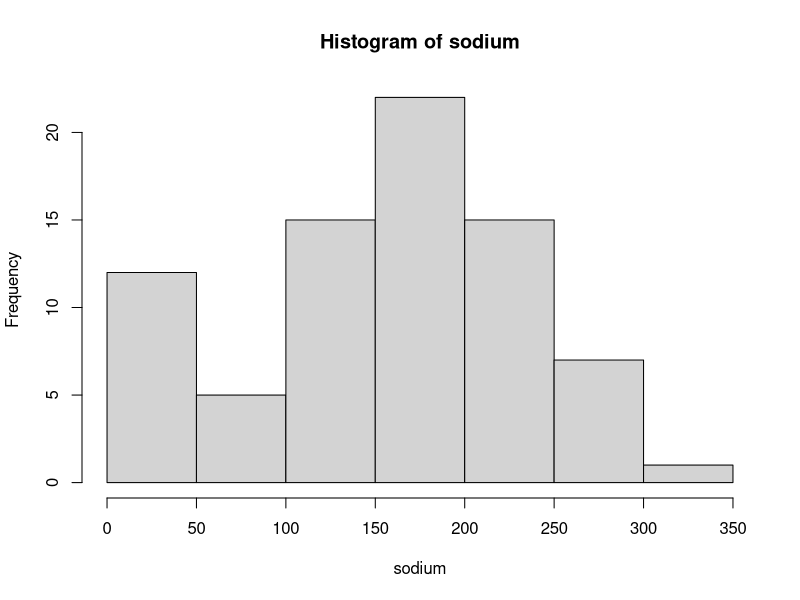
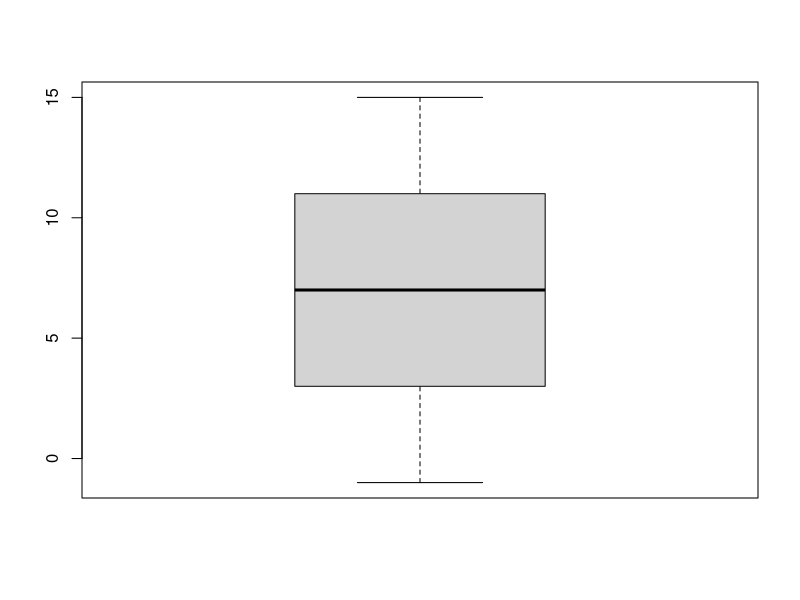
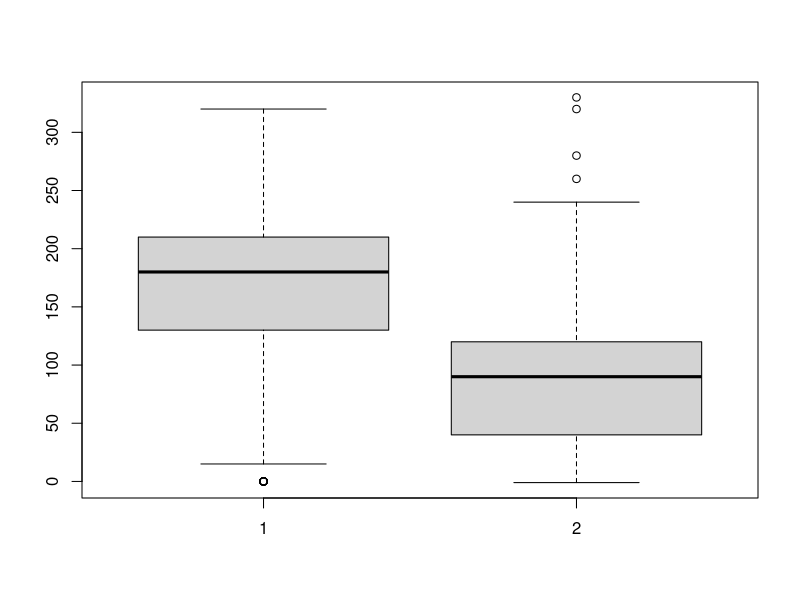
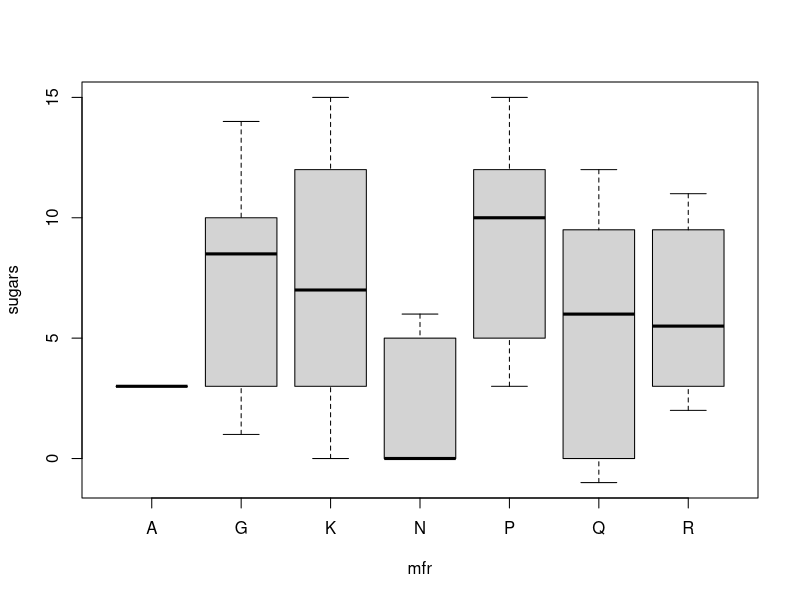
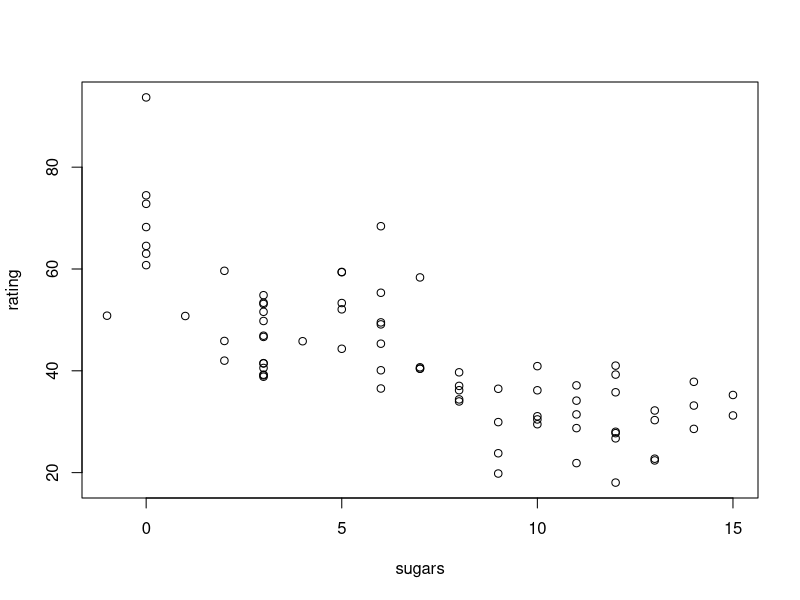
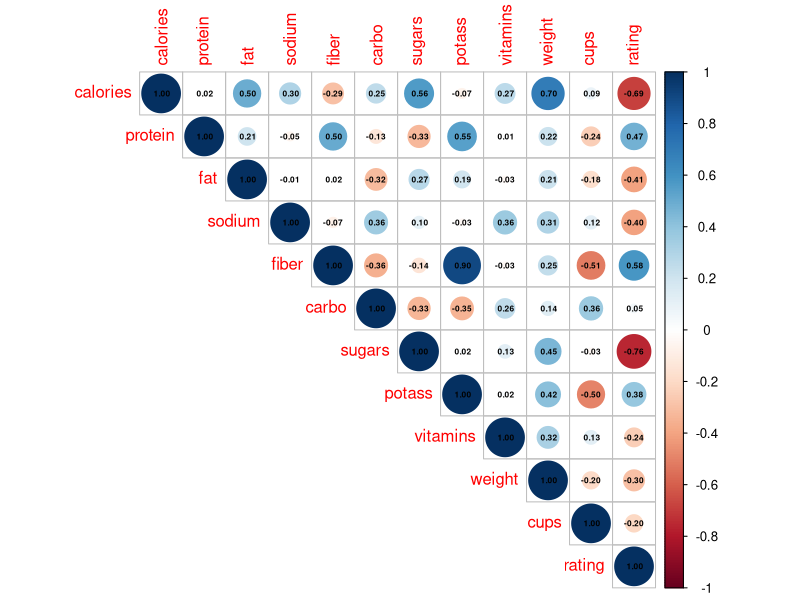
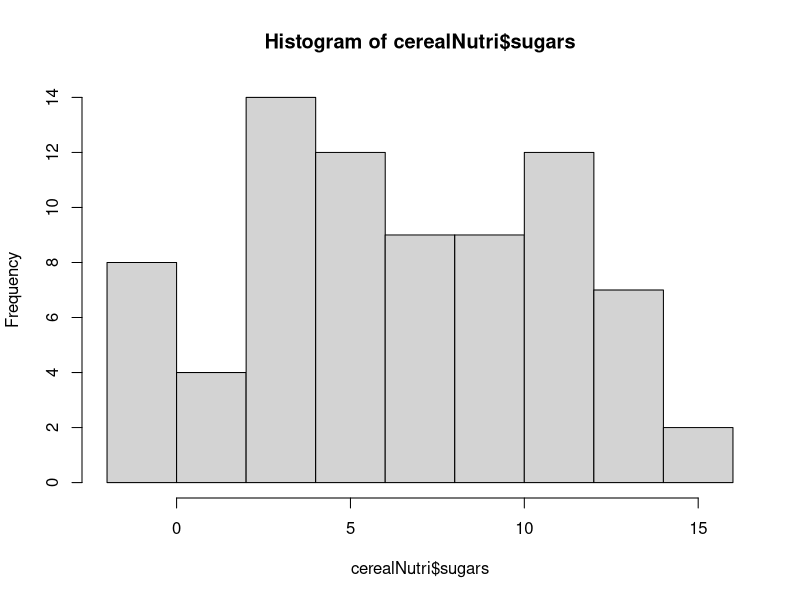
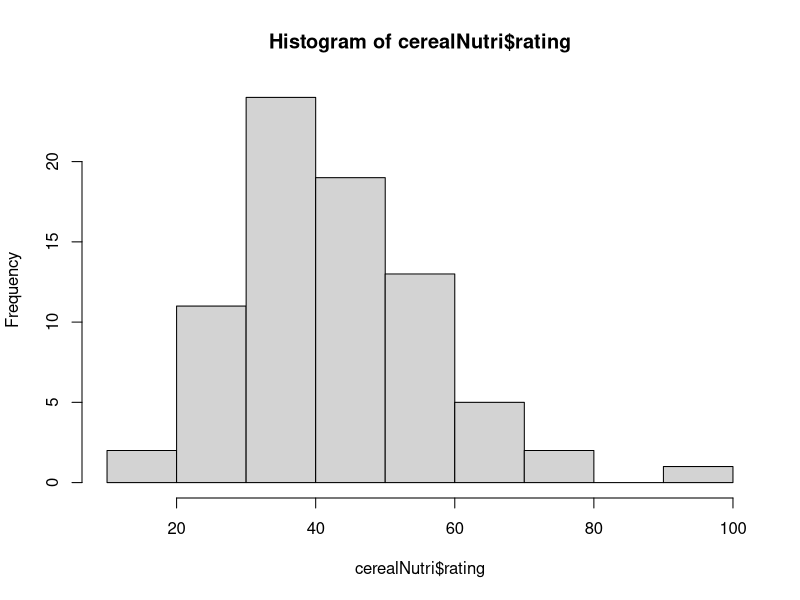

Source code (R) for these figures, in order:
################################
################################

# FINAL RECAP EXERCISE SOLUTION SHEET#
# DATA SET: CEREAL BRANDS and GROWTH
# 
# by Chan Le, 16.06.2020, last edited 02.07.2025
# Link to data set description:
# https://www.kaggle.com/crawford/80-cereals

################################
################################

#---------------------------------------------------------------------------####
# Load the data
#---------------------------------------------------------------------------####

# Run these lines to load necessary packages and data

# Set your working directory for this session and 
# Load the data 

cereal <- read.csv("cereal_format.csv", sep = ",") 
  
# Transform a variable to the right data format
cereal$shelf <- as.factor(cereal$shelf)

#---------------------------------------------------------------------------####
# Overview, descriptive Statistics, and basic plots
#---------------------------------------------------------------------------####
# Attach the data
attach(cereal)  
  
# Take a look at the whole data set
View(cereal)
cereal

# Call the first 5 rows in the data set
head(cereal,5)

#Look at the structure of the data set
str(cereal)

# Look at the summary of the data set
summary(cereal)

# Plot a histogram of the sodium amount in all cereal brands
hist(sodium)

# Plot a box plot of the sugar amount in all cereal brands
boxplot(sugars)

# Plot 2 box plots of potassium and sodium amount in one plot
boxplot(sodium, potass)

# Plot box plots of sugars amount among different manufacturers. 
boxplot(sugars ~ mfr)

# Plot a scatter plot of sugars and ratings for all cereal brands
plot(sugars, rating)

#---------------------------------------------------------------------------####
# Chi-Squared test
#---------------------------------------------------------------------------####

# Test whether cereal from a specific manufacturer would affect its placing on
# the shelf

# Print out contingency table
table(shelf, mfr)

# Conduct chi-squared test
chisq.test(mfr, shelf)

?chisq.test

# Can you draw a conclusion?

#exclude manufacturer A and R and perform chisq.test on reduced data.
withoutAR<-subset(cereal, mfr != "A" & mfr!="R")
new_mfr<-subset(cereal, mfr %in% c("G","K","N","P","Q"))

str(withoutAR)
str(new_mfr)
str(cereal)

table(withoutAR$mfr, withoutAR$shelf)
table(new_mfr$mfr, new_mfr$shelf)

chisq.test(withoutAR$mfr,withoutAR$shelf)
chisq.test(new_mfr$mfr,new_mfr$shelf)
#ok it is still n.s. and we still receive warning message. The reason is too many values below 5...


#---------------------------------------------------------------------------####
# Correlation Matrix - Visualization
#---------------------------------------------------------------------------####

# This time we are working with the object cerealNutri. It should only contain the 
# nutrient contents of the cereal brands, weight, cups and the ratings.
# Try to create this dataframe based on the object "cereal"
# Backup plan, load new data

# Create subset without "name, mfr, type, shelf"
# Multiple ways of doing this
str(cereal)
cerealNutri <- cereal[, c(4:12, 14:16)]
cerealNutri
View(cerealNutri)
str(cerealNutri)

# Or  load the data if you did not succeed
cerealNutri <- read.csv("cereal_num.csv", sep = ",") 
str(cerealNutri)

# We have a lot of continuous variables in the data. It's worthwhile to have a 
# look at the correlation matrix to see the relationships among them:
cor(cerealNutri)

# Here you can try and visualize a correlation matrix for a better overview.
# You can install the package corrplot using the following command (need only
# once, delete the hashtag before install.packages)
  
install.packages("corrplot")
library(corrplot)
corrplot::corrplot(cor(cerealNutri), addCoef.col = "black", type = "upper", number.cex = 0.5)

# Some correlations are pretty strong. Let's confirm them with a correlation test.
# Correlation test between the sugar portion and the rating:
cor.test(cerealNutri$sugars, cerealNutri$rating)

# Correlation test between the fiber portion and the rating:
cor.test(cerealNutri$fiber, cerealNutri$rating)

#Do you meet the preconditions for the tests?
hist(cerealNutri$sugars)
hist(cerealNutri$rating)
hist(cerealNutri$fiber) #no way

shapiro.test(cerealNutri$sugars)
shapiro.test(cerealNutri$rating)
shapiro.test(cerealNutri$fiber)

# Spearman correlation
cor.test(cerealNutri$sugars, cerealNutri$rating,method="spearman")
cor.test(cerealNutri$fiber, cerealNutri$rating,method="spearman")
# Can you draw a conclusion?

#---------------------------------------------------------------------------####
# ANOVA & Post-Hoc
#---------------------------------------------------------------------------####

# New data set "growth" Crawley (2007) The R book.Imperial College London at Silwood Park, UK
# A factorial experiment has two or more factors, each with two or more levels, 
# plus replication for each combination of factors levels. 
# Our example comes from a farm-scale trial of animal diets. 
# There are two factors: diet and supplement. 
# Diet is a factor with three levels: barley, oats and wheat. 
# Supplement is a factor with four levels: agrimore, control, supergain and supersupp. 
# The response variable is weight gain after 6 weeks.

#Load the data
shaun<-read.table("growth.txt",header=T)
attach(shaun)

# Inspect the data
str(shaun)
summary(shaun)
table(supplement) #balanced design
table(diet) #balanced design
View(shaun) #factorial desing, we can test for interactions

#Visualise gain by diet and supplement

boxplot(gain~diet:supplement,las=2,cex.axis=0.6,xlab="")
boxplot(gain~supplement:diet,las=2,cex.axis=0.6,xlab="")

#Transform supplement and diet into factors
diet <- as.factor(diet)
supplement <- as.factor(supplement)

# There seems to be difference in gain by supplement and
# diet, confirm this with an ANOVA test:

testANOVA <- aov(gain~diet*supplement)

# Let's look at the summary output of the test:
summary(testANOVA)

#Simplify the model if necessary
testANOVA2 <- aov(gain~diet+supplement)
testANOVA2 <- update(testANOVA ,.~.-diet:supplement) #other way of updating
summary(testANOVA2)

#did you meet preconditions of the test
hist(resid(testANOVA2))  #Looks good to me

# It is significant. So we can call for a post-hoc test:
TukeyHSD(testANOVA2)

# Can you draw a conclusion?
#which diet and which supplement would you recommend to the farmer?
#look at the boxplot, which has the highest gain?
#is it significant different from the lower gain?

#Conclusion: barley is the clear winner, but agrimore is not
#significantly better than supersupp, so you can recommend either
#supergain not so "super", not even better than the control

